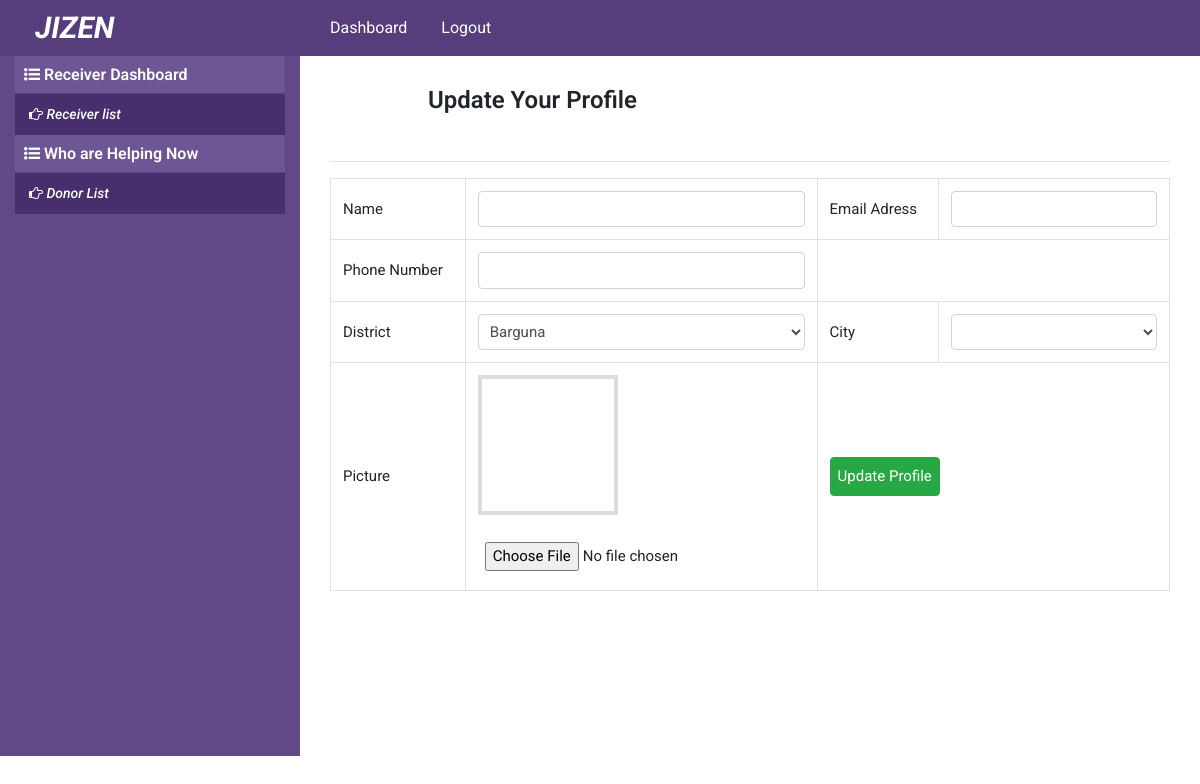
The app's page /dashboard/doner/doner-profile-update/15 (signed in), older data.
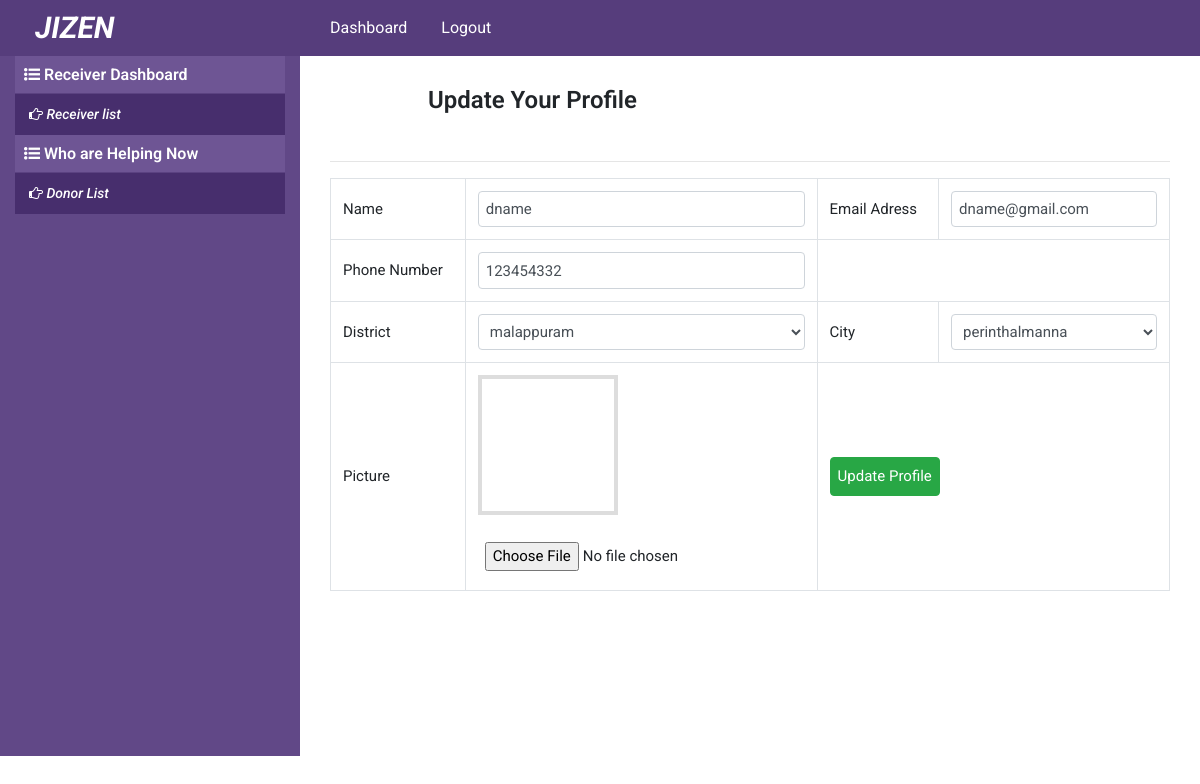
The same page, newer data.
### poorapp/models.py (models this page shows, shortened)
class Doner(models.Model):
    doner_name      = models.CharField(max_length = 120)
    gender_list = (
        ('F','Female'),
        ('M','Male'),
        ('O','Other')
    )
    doner_gender    = models.CharField(max_length=1,choices=gender_list, null=True)
    doner_age       = models.IntegerField(null=True,blank=True)
    doner_phone     = models.CharField(max_length=15)
    doner_email     = models.EmailField(max_length=50,blank=True)
    doner_pass      = models.CharField(max_length = 300)
    doner_image     = models.ImageField(upload_to='uploads/',blank = True)
    joining_date    = models.DateField(auto_now=False, auto_now_add=True)
    district_name   = models.ForeignKey(DistrictList, on_delete= models.CASCADE)
    city_name       = models.ForeignKey(CityList, on_delete= models.CASCADE)
    status          = models.BooleanField(default=False)
    complete        = models.BooleanField(default=False)
    request         = models.BooleanField(default=False)

class DistrictList(models.Model):
    district_name = models.CharField(max_length=100)
    def __str__(self):
        return self.district_name

### poorapp/views.py (the view, shortened to what this page needs)
# urls.py: path('doner/doner-profile-update/<int:doner_id>', views.doner_profile_update, name='doner_profile_update'),
def doner_profile_update(request, doner_id):
    if request.session['userid']:
        profile = models.Doner.objects.filter(id=doner_id).first()
        district_list = models.DistrictList.objects.all()
        city_lists = models.CityList.objects.all()
        context = {
            'profile':profile,
            'district_list':district_list,
            'city_lists':city_lists,
        }
        return render(request,'dashboard/doner_profile_update.html',context)
    else:
        return redirect('/')

### poorapp/templatetags/data_load.py (called while the page is built)
@register.filter(name='county_wise_city')
def county_wise_city(id):
    city_list = CityList.objects.filter(district_id=id)
    return city_list

### templates/dashboard/doner_profile_update.html (shortened to what this page needs)
{% extends 'dashboard-base.html' %}
{% load data_load %}
{% block dashboard %}
<div class="dashboard_topbar">
    <div class="row">
        <div class="col-sm-6">
            <div class="dashboar_top_title">
                <h2 class="fweight-600 fsize-24 pbottom-30 align-center">
                    Update Your Profile
                </h2>
            </div>
        </div>
    </div>
</div>
<hr>
<div class="add_poor_area">
    <form action="" method="POST" enctype="multipart/form-data">
         <table class="table table-bordered">
             <tr>
                 <td>Name</td>
                 <td><input type="text" value="{{profile.doner_name}}" name="name" class="form-control" required></td>
                 <td>Email Adress</td>
                 <td><input type="email" value="{{profile.doner_email}}" name="email" class="form-control"></td>
             </tr>
             <tr>
                 <td>Phone Number</td>
                 <td><input type="tel" value="{{profile.doner_phone}}" name="phone" class="form-control" required></td>
             </tr>
             <tr>
                 <td>District</td>
                 <td>
                    <select name="country" class="form-control" id="country_id" required>
                         {% for dist in district_list %}
                            <option value="{{dist.pk}}"{% if profile.city_name.district_id == dist.pk %} selected {% endif %}>{{dist}}</option>
                         {% endfor %}
                    </select>
                </td>
                <td>City</td>
                <td>
                    {% if city_lists %}
                        <select name="city_name" class="form-control" id="city_id" required>
                            {% for data in profile.city_name.district_id|county_wise_city %}
                                {% if profile.city_name_id == data.id %}
                                    <option value="{{ data.pk }}" selected>{{data.city_name}}</option>
                                {% else %}
                                    <option value="{{ data.pk }}">{{data.city_name}}</option>
                                {% endif %}
                            {% endfor %}
                        </select>
                    {% else %}
                        <select name="city_name" class="form-control" id="city_id" required>
                        </select>
                    {% endif %}
                </td>
             </tr>
             <tr>
                 <td>Picture</td>
                 <td class="profile_image">
                 <div class="preview_image">
                 </div>
                 <input type="file" name="myfile" id="file" onchange="loadFile(event)">
                </td>
                 <td colspan="2"><input type="submit" value="Update Profile" class="btn btn-success"></td>
             </tr>
         </table>
    </form>
</div>
{% endblock dashboard %}

Row changes from the older to the newer data that the page shows:
added Doner: name "dname", email "dname@gmail.com", phone "123454332", country "malappuram"
Text that changed along with them:
form field city_name: (not shown) → "perinthalmanna"
form field country: "Barguna" → (not shown)
